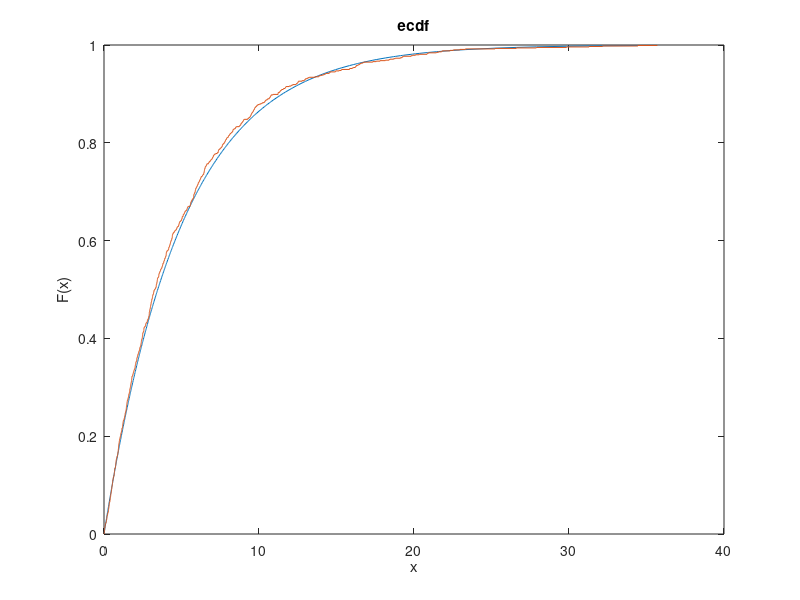

The MATLAB source for this figure:
mu= [2 2];
sigma=[1 0.9
    0.9 1];
X=mvnrnd(mu,sigma,1000);
plot(X(:,1),X(:,2),'o')
hold off
%%%%%%%%%%%%%%%%%%%%%%%%%%%%%%%%%%%
mu1=[1 5];
sigma1=[0.2 0
    0 0.2];
hold on
X1=mvnrnd(mu1,sigma1,200);
plot(X1(:,1),X1(:,2),'ok')
hold off
%%%%%%%%%%%%%%%%%%%%%%%%%%%%%%%%%%%%%%%
mu2=[4 -2];
sigma2=[0.1 0
    0 0.1];
hold on
X2=mvnrnd(mu2,sigma2,200);
plot(X2(:,1),X2(:,2),'ok')
hold off
%%%%%%%%%%%%%%%%%%%%%%%%%%%%%%%%%%%%%%%

data=exprnd(5,1000,1);

M=max(data);
dataR=sort(data);
R=expcdf(dataR,5);
plot(dataR,R)
hold on
ecdf(data)
hold off
%%%%%%%%%%%%%%%%%%%%%%%%%%%
